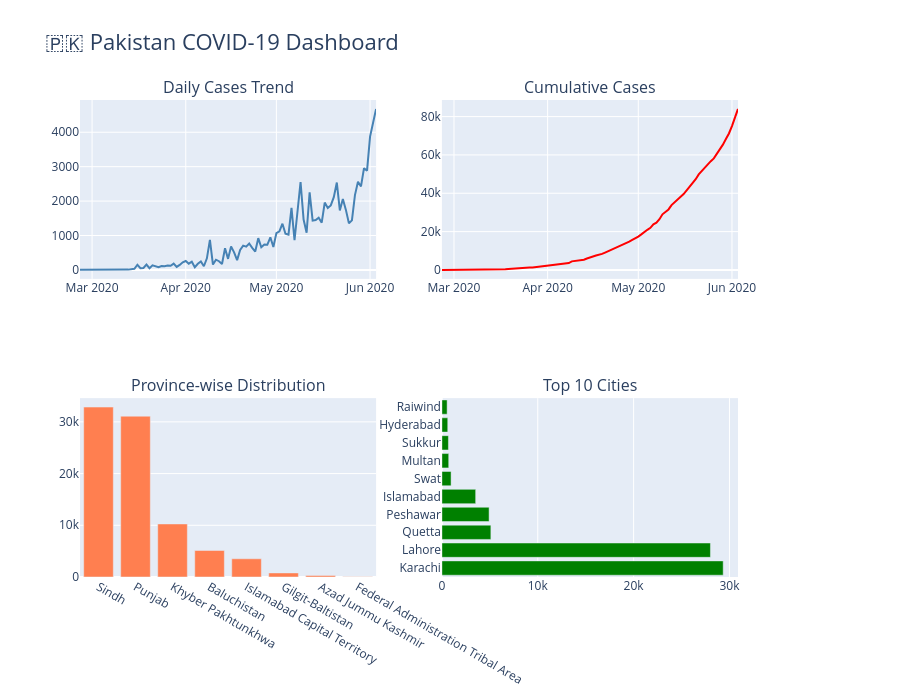

The notebook cell saved with this chart:
### Code cell
# ============================================================
# INTERACTIVE DASHBOARD (Plotly)
# ============================================================
import plotly.graph_objects as go
from plotly.subplots import make_subplots
import plotly.express as px

# ---- Dashboard 1: KPIs + Trend ----
fig = make_subplots(
    rows=2, cols=2,
    subplot_titles=('Daily Cases Trend', 'Cumulative Cases',
                    'Province-wise Distribution', 'Top 10 Cities'),
    specs=[[{'type':'scatter'}, {'type':'scatter'}],
           [{'type':'bar'}, {'type':'bar'}]]
)

fig.add_trace(go.Scatter(x=daily['Date'], y=daily['Cases'],
                         mode='lines', name='Daily',
                         line=dict(color='steelblue', width=2)), row=1, col=1)
fig.add_trace(go.Scatter(x=daily['Date'], y=daily['Cumulative_Cases'],
                         mode='lines', name='Cumulative',
                         line=dict(color='red', width=2)), row=1, col=2)
fig.add_trace(go.Bar(x=province_stats.index, y=province_stats['Cases'],
                     name='Province', marker_color='coral'), row=2, col=1)

top10 = city_stats.head(10)
fig.add_trace(go.Bar(x=top10['Cases'], y=top10.index,
                     orientation='h', name='Top Cities',
                     marker_color='green'), row=2, col=2)

fig.update_layout(height=700, showlegend=False,
                  title_text="🇵🇰 Pakistan COVID-19 Dashboard",
                  title_font_size=22)
fig.write_html('dashboard.html')
fig.show()
print("✅ Interactive dashboard saved: dashboard.html")
